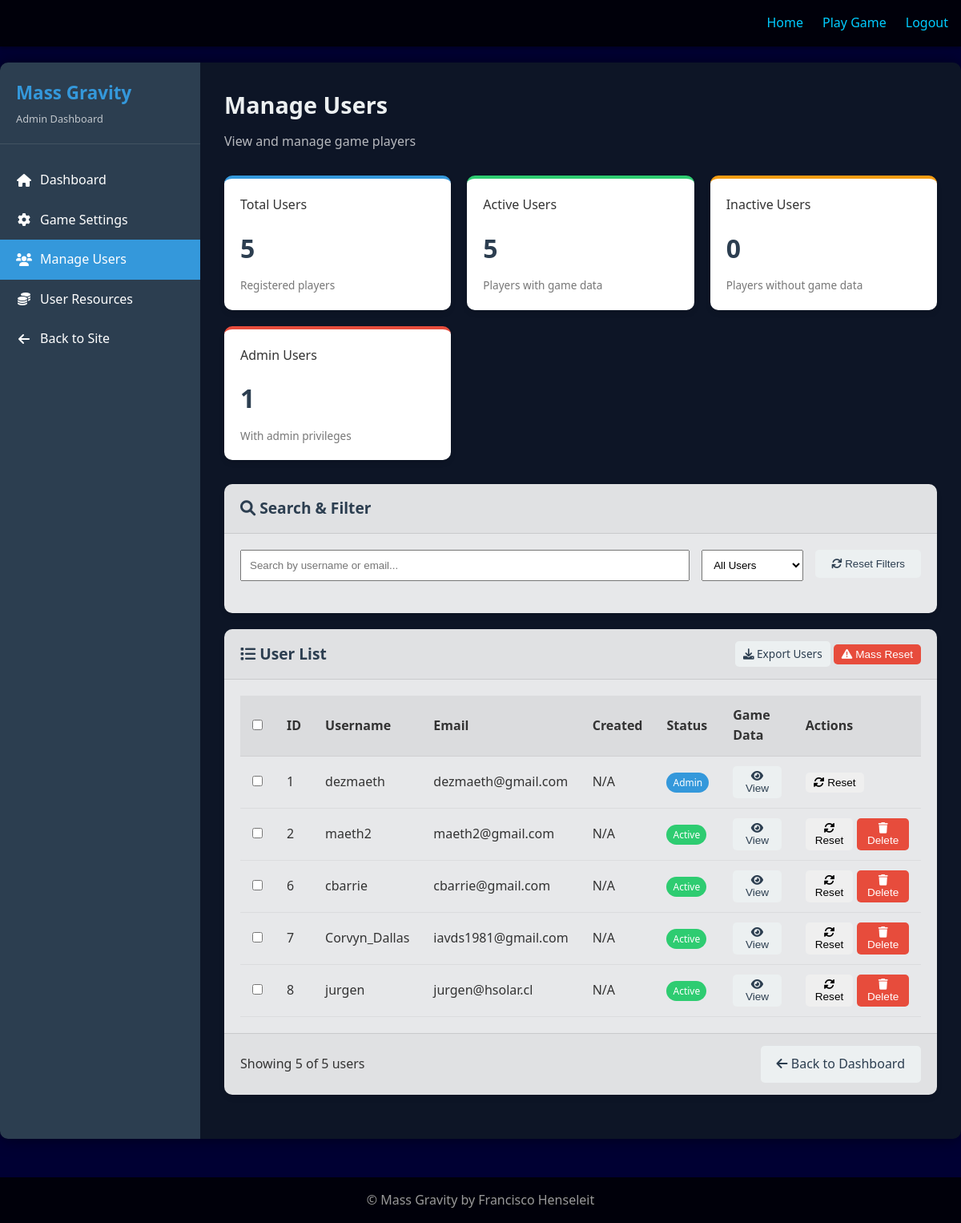
Before: /admin/users (signed in) with the older database file.
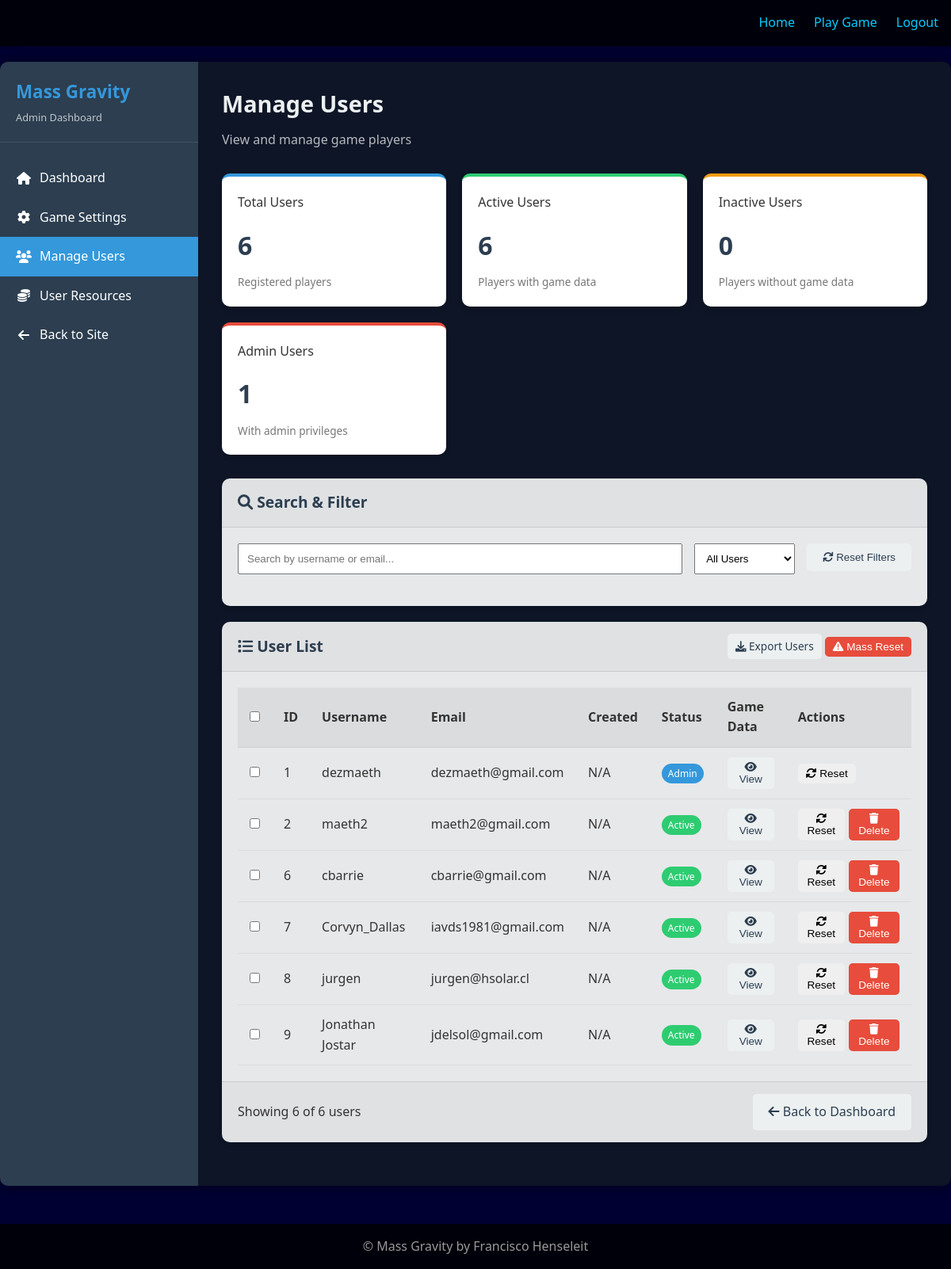
After: the same page with the newer database file.
### flask_app/models/user.py (models this page shows, shortened)
class User(UserMixin, db.Model):
    id = db.Column(db.Integer, primary_key=True)
    username = db.Column(db.String(64), unique=True, index=True)
    email = db.Column(db.String(120), unique=True, index=True)
    password_hash = db.Column(db.String(128))
    faction = db.Column(db.String(10), nullable=False)
    game_data = db.Column(db.Text, default="{}")

### flask_app/routes/admin.py (the view)
@admin.route('/users')
@login_required
@admin_required
def users():
    users = User.query.all()
    active_count = sum(1 for user in users if user.game_data and user.game_data != '{}')
    admin_count = sum(1 for user in users if user.id == 1)  # Simplified admin check
    return render_template('admin/users.html',
                          users=users,
                          active_count=active_count,
                          admin_count=admin_count)

### flask_app/models/user.py (called while the page is built)
@login_manager.user_loader
def load_user(user_id):
    return User.query.get(int(user_id))

### flask_app/routes/admin.py (called while the page is built)
def admin_required(f):
    @functools.wraps(f)
    def decorated_function(*args, **kwargs):
        if not current_user.is_authenticated or current_user.id != 1:
            flash('Admin access required')
            return redirect(url_for('main.index'))
        return f(*args, **kwargs)
    return decorated_function

### flask_app/templates/admin/users.html (shortened to what the changed rows need)
{% extends 'base.html' %}
{% block head %}
<link rel="stylesheet" href="{{ url_for('static', filename='css/admin.css') }}">
<link rel="stylesheet" href="https://cdnjs.cloudflare.com/ajax/libs/font-awesome/6.0.0/css/all.min.css">
{% endblock %}
{% block content %}
<div class="admin-container">
    <div class="admin-content">
        <div class="admin-content-header">
            <h2>Manage Users</h2>
        </div>
        <div class="admin-stats">
            <div class="admin-stat-card primary">
                <h3>Total Users</h3>
                <div class="stat-value">{{ users|length }}</div>
                <div class="stat-description">Registered players</div>
            </div>
            <div class="admin-stat-card success">
                <h3>Active Users</h3>
                <div class="stat-value">{{ active_count }}</div>
                <div class="stat-description">Players with game data</div>
            </div>
        </div>
        <div class="admin-card">
            <div class="admin-card-body">
                <table class="admin-table" id="usersTable">
                    <thead>
                        <tr>
                            <th><input type="checkbox" id="selectAllUsers"></th>
                            <th>ID</th>
                            <th>Username</th>
                            <th>Email</th>
                            <th>Created</th>
                            <th>Status</th>
                            <th>Game Data</th>
                            <th>Actions</th>
                        </tr>
                    </thead>
                    <tbody>
                        {% for user in users %}
                        <tr class="user-row"
                            data-username="{{ user.username }}"
                            data-email="{{ user.email }}"
                            data-status="{{ 'active' if user.game_data and user.game_data != '{}' else 'inactive' }}"
                            data-is-admin="{{ 'true' if user.id == 1 else 'false' }}">
                            <td><input type="checkbox" class="user-select" data-id="{{ user.id }}"></td>
                            <td>{{ user.id }}</td>
                            <td>{{ user.username }}</td>
                            <td>{{ user.email }}</td>
                            <td>{{ user.created_at.strftime('%Y-%m-%d') if user.created_at else 'N/A' }}</td>
                            <td>
                                {% if user.id == 1 %}
                                <span class="admin-badge admin-badge-primary">Admin</span>
                                {% elif user.game_data and user.game_data != '{}' %}
                                <span class="admin-badge admin-badge-success">Active</span>
                                {% else %}
                                <span class="admin-badge admin-badge-secondary">Inactive</span>
                                {% endif %}
                            </td>
                            <td>
                                {% if user.game_data and user.game_data != '{}' %}
                                <button class="admin-btn admin-btn-sm admin-btn-secondary view-game-data" data-userid="{{ user.id }}">
                                    <i class="fas fa-eye"></i> View
                                </button>
                                {% else %}
                                <span class="admin-badge admin-badge-secondary">No Data</span>
                                {% endif %}
                            </td>
                            <td>
                                <div class="actions">
                                    <form action="{{ url_for('admin.reset_user', user_id=user.id) }}" method="POST" style="display: inline-block;">
                                        <button type="submit" class="admin-btn admin-btn-sm admin-btn-warning" onclick="return confirm('Are you sure you want to reset this user\'s game data? This action cannot be undone.');">
                                            <i class="fas fa-sync-alt"></i> Reset
                                        </button>
                                    </form>
                                    {% if user.id != 1 %}
                                    <button class="admin-btn admin-btn-sm admin-btn-danger delete-user" data-userid="{{ user.id }}">
                                        <i class="fas fa-trash"></i> Delete
                                    </button>
                                    {% endif %}
                                </div>
                            </td>
                        </tr>
                        {% endfor %}
                    </tbody>
                </table>
            </div>
            <div class="admin-card-footer admin-flex-between">
                <div>
                    <span>Showing <span id="visibleCount">{{ users|length }}</span> of {{ users|length }} users</span>
                </div>
            </div>
        </div>
    </div>
</div>
{% endblock %}

Changed rows visible on the page:
added User: id "9", username "Jonathan Jostar", email "jdelsol@gmail.com", created_at "N/A", shows "Active"
Other visible differences:
{{ users|length }}: "5" → "6"
{{ active_count }}: "5" → "6"
